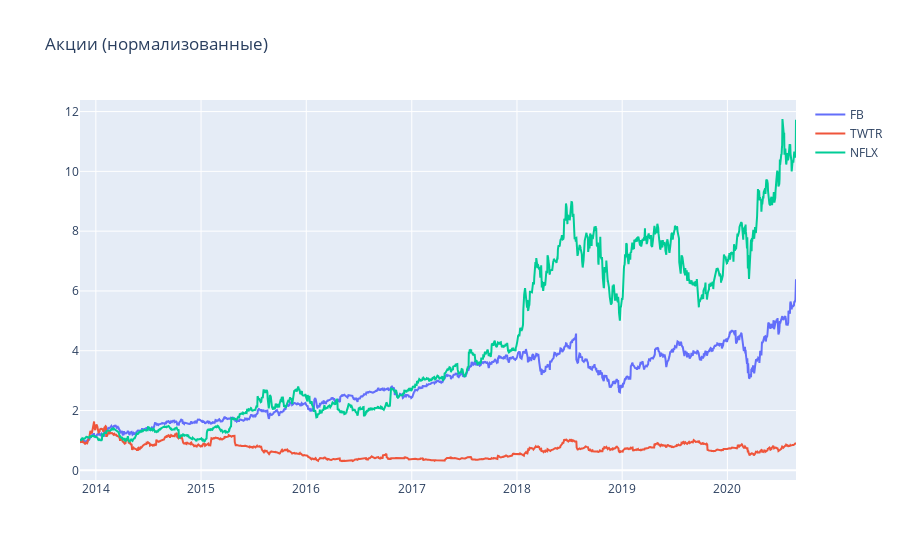

Notebook code cell kept with this figure:
### Code cell
# Построение графика всех акций (нормализованных)
normalized = normalize(df_portfolio, ["FB", "TWTR", "NFLX", "portfolio daily worth in $"])
interactive_plot(normalized,"Акции (нормализованные)", ["FB", "TWTR", "NFLX"])

### Figure 1 — Plotly figure (JSON) as saved in the notebook; plotly's stock layout.template omitted (floating-point values rounded to 4 significant figures; data arrays with more than 128 entries replaced by an {"elided": "..."} marker saying what was removed)
{"data": [{"name": "FB", "type": "scatter", "x": {"elided": "1712 str values"}, "y": {"elided": "1712 float values"}}, {"name": "TWTR", "type": "scatter", "x": {"elided": "1712 str values"}, "y": {"elided": "1712 float values"}}, {"name": "NFLX", "type": "scatter", "x": {"elided": "1712 str values"}, "y": {"elided": "1712 float values"}}], "layout": {"legend": {"tracegroupgap": 0}, "title": {"text": "Акции (нормализованные)"}, "xaxis": {"anchor": "y", "domain": [0, 1]}, "yaxis": {"anchor": "x", "domain": [0, 1]}}}
